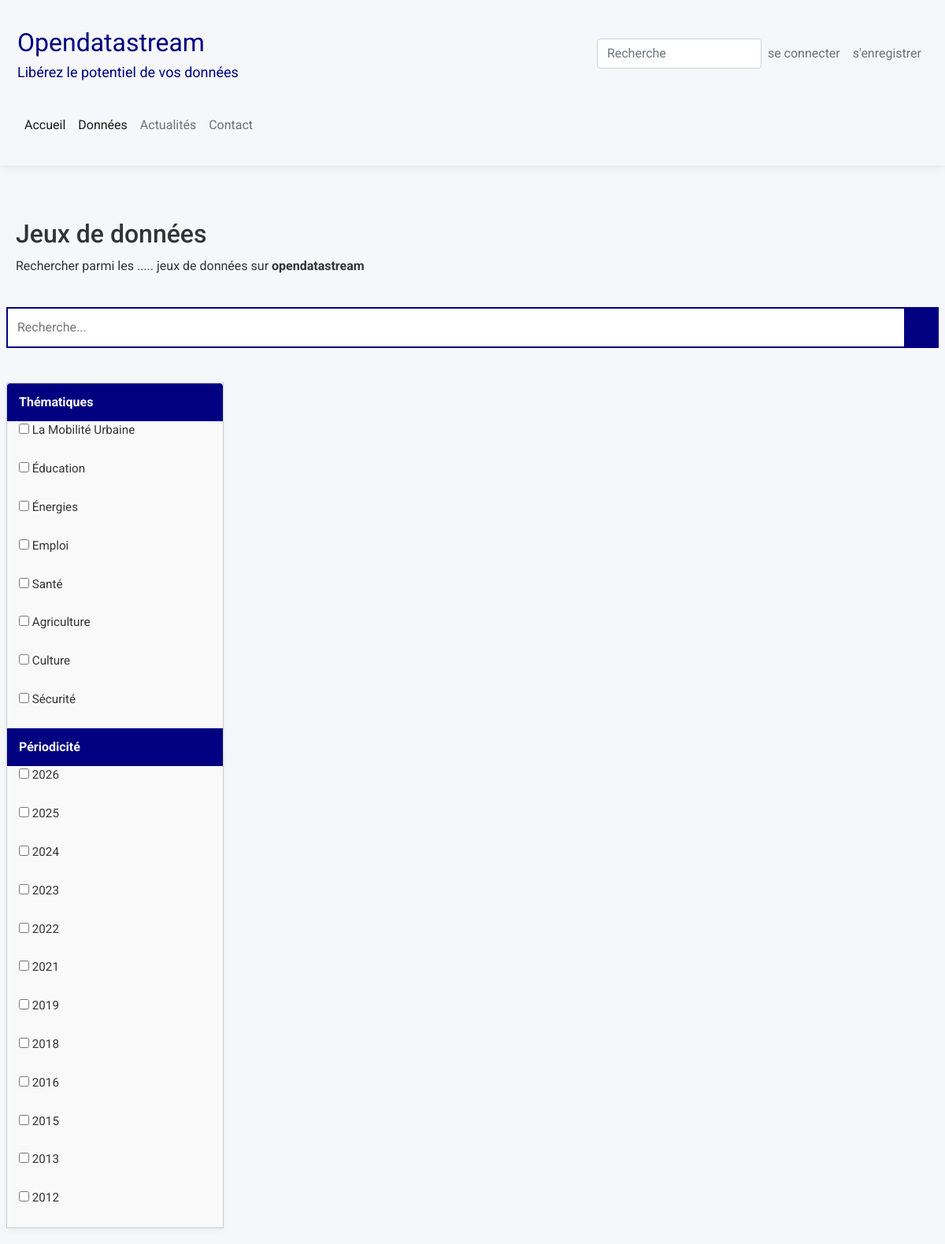
The app's page /tables/ with its own data.
### pages/models.py (models this page shows, shortened)
class Thematiques(models.Model):
    titre = models.CharField(max_length=200)
    description=models.TextField(blank=True)
    slug = models.SlugField(unique=True, blank=True)
    image = models.ImageField(upload_to="static/images",blank=True, null=True)
    date_ajout = models.DateTimeField(auto_now=True)
    class Meta:
        ordering = ['-date_ajout']

### pages/views.py (the view)
# urls.py: path('tables/', views.tables, name='tables'),
def tables(request):
    valeurs_uniques_themes = Thematiques.objects.values_list('titre', flat=True).distinct()
    valeurs_uniques_periodicite = SousThematique.objects.values_list('periodicite', flat=True).distinct().order_by('-periodicite')
    context = {
        "valeurs_uniques_themes": valeurs_uniques_themes,
        "valeurs_uniques_periodicite": valeurs_uniques_periodicite
    }
    return render(request, 'pages/tables.html', context)

### pages/templates/pages/tables.html (shortened to what this page needs)
{% extends 'base.html' %}
{% load static %}
{% block content %}
<link rel="stylesheet" href="{% static 'css/pages.css' %}">
<div class="container mt-5">
    <div class="row mb-4">
        <div class="col-md-12">
            <ul style="list-style: none; padding: 0;">
                <li><h2>Jeux de données</h2></li>
                <li> <p id="dataset-count">Rechercher parmi les ..... jeux de données sur <strong>opendatastream</strong></p> </li>
            </ul>
        </div>
    </div>
    <div class="row mb-4 no-gutters">
        <div class="col-12" style="padding-left: 0; padding-right: 0;">
            <form class="full-width-search" action="#" method="GET">
                <input id="recherche-input" type="search" placeholder="Recherche..." name="search">
                <button type="submit">
                </button>
            </form>
        </div>
    </div>
    <div class="row">
        <div class="col-md-3 sidebar" style="border: 1px solid #ccc; padding: 0;">
            <div class="sidebar-accordion">
                <div class="accordion-item">
                    <button class="accordion-header">
                        Thématiques
                    </button>
                    <div class="accordion-body">
                        {% for theme in valeurs_uniques_themes %}
                            <label><input type="checkbox" name="thematique" value="{{ theme }}"> {{ theme }}</label><br>
                        {% endfor %}
                    </div>
                </div>
                <div class="accordion-item">
                    <button class="accordion-header">
                        Périodicité
                    </button>
                    <div class="accordion-body">
                        {% for periode in valeurs_uniques_periodicite %}
                            <label><input type="checkbox" name="periodicite" value="{{ periode }}"> {{ periode }}</label><br>
                        {% endfor %}
                    </div>
                </div>
            </div>
        </div>
        <div class="col-md-9" style="padding-right: 0;">
        </div>
    </div>
</div>
{% endblock content %}

### static/css/style.css (style rules this page uses)
body { line-height: 1.5; font-family: 'Roboto', sans-serif; font-weight: 400; overflow-x: hidden; }
* { margin:0; box-sizing: border-box; }
:before,:after { box-sizing: border-box; }

### static/css/pages.css (style rules this page uses)
* { box-sizing: border-box; margin: 0; padding: 0; }
body { font-family: 'Roboto', sans-serif; background-color: #f5f7fa; color: #333; }
.container { max-width: 1200px; margin: auto; padding: 20px; }
h2 { font-size: 2rem; margin-bottom: 10px; }
.full-width-search { display: flex; width: 100%; margin-bottom: 20px; }
.full-width-search input[type="search"] { flex: 1; padding: 12px; border: 2px solid #000080; border-right: none; font-size: 1rem; outline: none; }
.full-width-search button { background-color: #000080; border: 2px solid #000080; color: white; padding: 0 20px; display: flex; align-items: center; justify-content: center; cursor: pointer; transition: background-color 0.3s ease; }
.row { display: flex; flex-wrap: wrap; gap: 20px; }
.sidebar { flex: 1 1 250px; background: white; padding: 20px; box-shadow: 0 2px 8px rgba(0,0,0,0.05); }
.sidebar-accordion { width: 100%; }
.accordion-item { width: 100%; margin: 0; border: none; background: #ffffff; overflow: hidden; }
.accordion-header { background-color: #000080; color: white; padding: 12px 15px; width: 100%; text-align: left; font-size: 1rem; font-weight: bold; border: none; cursor: pointer; display: flex; justify-content: space-between; align-items: center; transition: background 0.3s; }
.accordion-body { max-height: 0; overflow: hidden; transition: max-height 0.3s ease; background: #f9f9f9; padding: 0 15px; }
.accordion-body label { display: block; margin-bottom: 2px; font-size: 0.95rem; cursor: pointer; }

### records on screen
Thematiques: titre "La Mobilité Urbaine"
Thematiques: titre "Éducation"
Thematiques: titre "Énergies"
Thematiques: theme "Emploi"
Thematiques: titre "Santé"
Thematiques: theme "Agriculture"
Thematiques: theme "Culture"
Thematiques: titre "Sécurité"

### other values on screen
{{ periode }} "2026" "2025" "2024" "2023" "2022" "2021" "2019" "2018" "2016" "2015" "2013" "2012"
